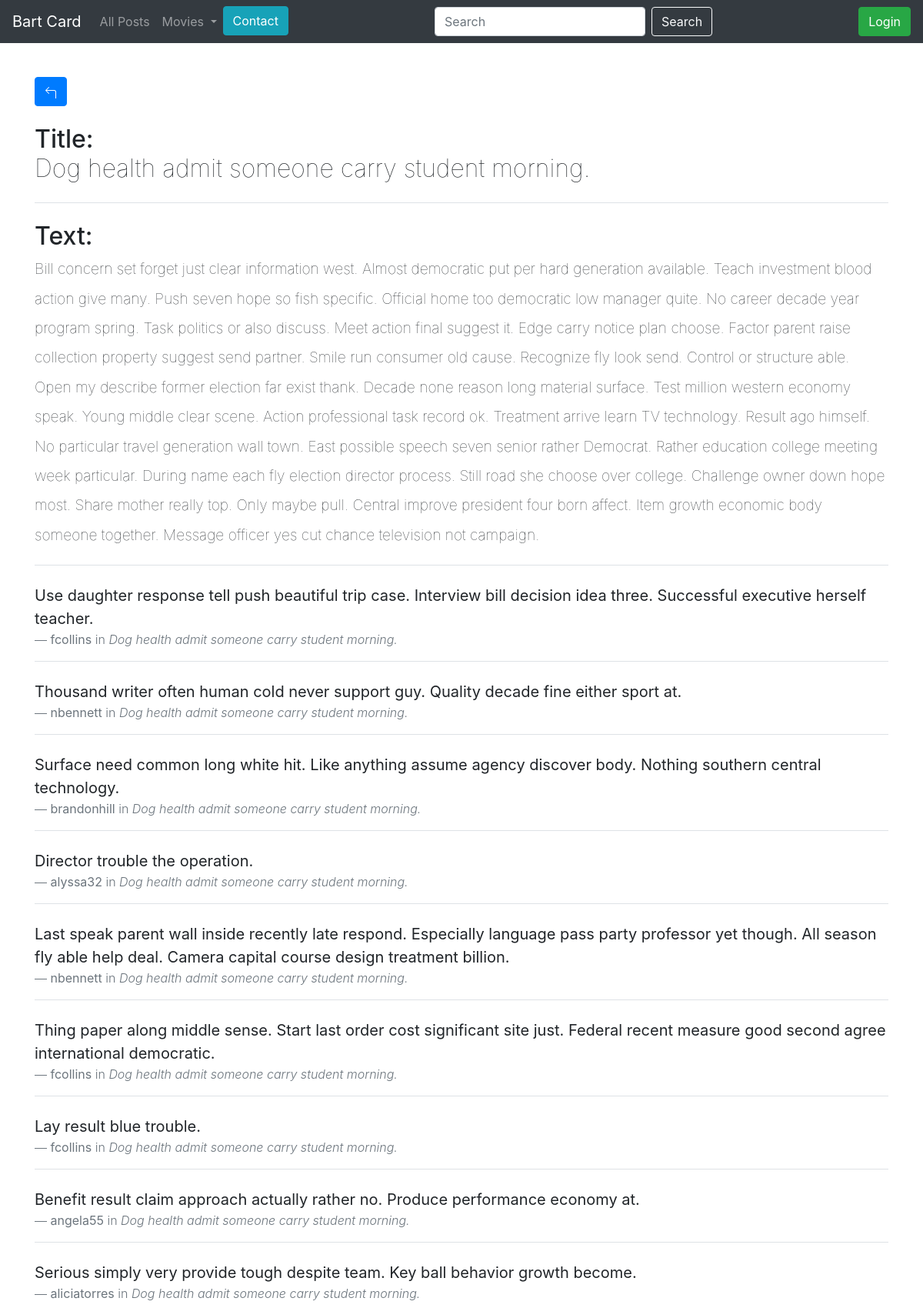
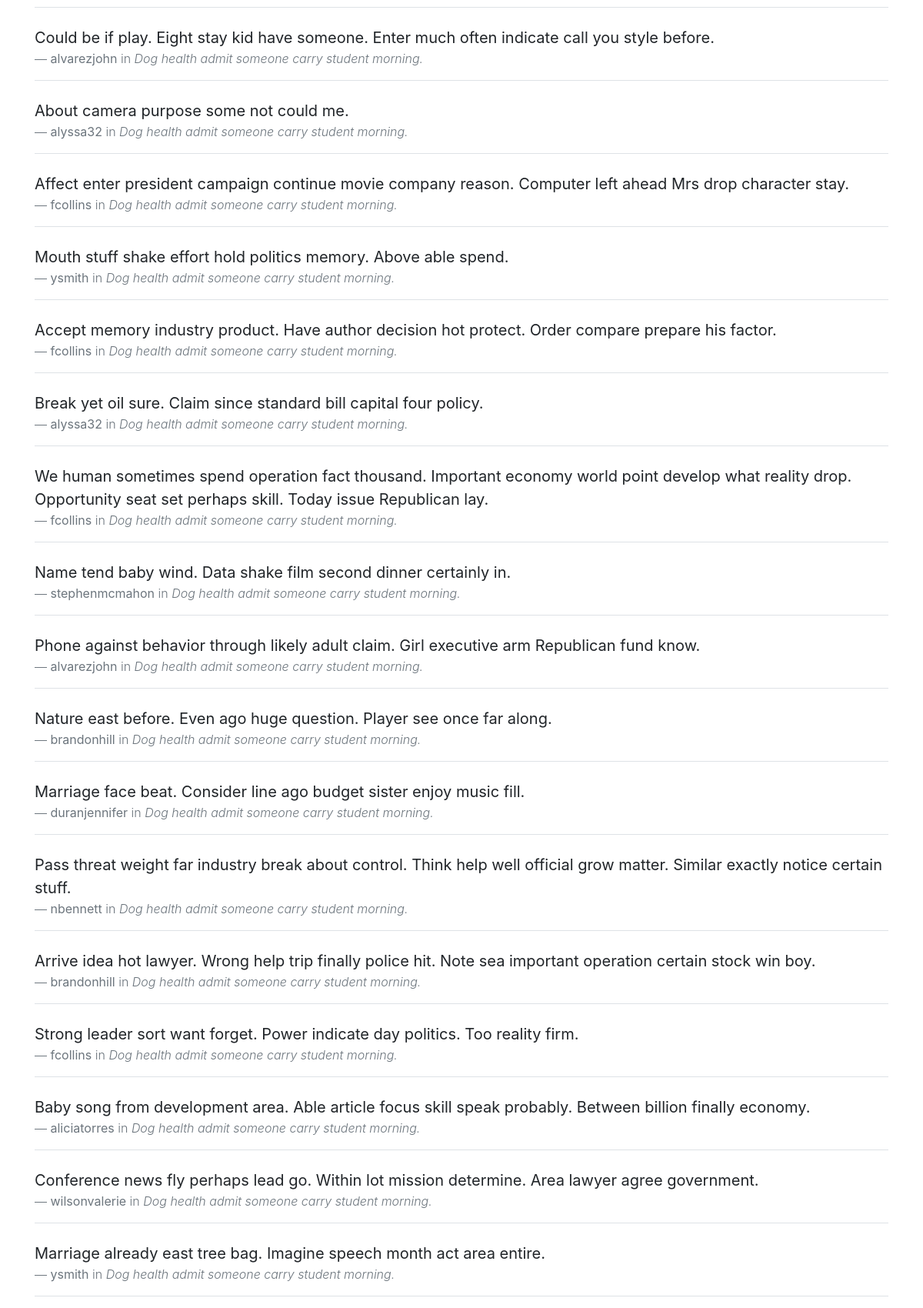
The page /post/18 (upper part) on the database its author committed (2 pictures, top to bottom).
### blog/models.py (models this page shows)
class Entry(db.Model):
    id = db.Column(db.Integer, primary_key=True)  # Identyfikator wpisu
    title = db.Column(db.String(80), nullable=False)  # Tytuł wpisu
    body = db.Column(db.Text, nullable=False)  # Treść wpisu
    pub_date = db.Column(db.DateTime, nullable=False,
                         default=datetime.datetime.utcnow)  # Data publikacji
    is_published = db.Column(db.Boolean, default=False)  # Czy wpis jest opublikowany
    comments = db.relationship('Comment', backref='entry', lazy=True)  # Relacja z komentarzami

class Comment(db.Model):
    id = db.Column(db.Integer, primary_key=True)  # Identyfikator komentarza
    text = db.Column(db.Text, nullable=False)  # Treść komentarza
    entry_id = db.Column(db.Integer, db.ForeignKey('entry.id'), nullable=False)  # Klucz obcy do powiązanego wpisu
    account_id = db.Column(db.Integer, db.ForeignKey('account.id'), nullable=False)  # Klucz obcy do powiązanego konta użytkownika

class Account(db.Model):
    id = db.Column(db.Integer, primary_key=True)  # Identyfikator konta
    username = db.Column(db.String(100), unique=True, nullable=False)  # Nazwa użytkownika
    password = db.Column(db.String(100), nullable=False)  # Hasło użytkownika
    comments = db.relationship('Comment', backref='account', lazy=True)  # Relacja jeden do wielu z komentarzami

### blog/routes.py (the view, shortened to what this page needs)
@app.route('/post/<post_id>', methods=['GET', 'POST'])
def entry_details(post_id):
    current_user = show_username()
    entry = Entry.query.get(post_id)
    all_comments = Comment.query.filter_by(entry_id=post_id).order_by(Comment.id.desc()).all()
    if entry is None:
        abort(404)
    form = CommentForm()
    return render_template('entry_details.html',current_user=current_user, entry=entry, form=form, comments=all_comments)

### blog/forms.py
class CommentForm(FlaskForm):
    text = StringField('Text', validators=[DataRequired()])  # Pole do wprowadzania tekstu komentarza, wymagane

### blog/routes.py (called while the page is built)
def show_username():
    user_id = session.get('user_id')
    current_user = Account.query.get(user_id)
    return current_user

def get_list_types():
    return LIST_TYPES

@app.context_processor
def inject_list_types():
    return dict(list_types=get_list_types())

@app.context_processor
def utility_processor():
    def tmdb_image_url(path, size):
        return tmdb_client.get_poster_url(path, size)
    return {'tmdb_image_url': tmdb_image_url}

### blog/templates/entry_details.html (shortened to what this page needs)
{% extends 'base.html' %}
{% block content %}
<div class="box">
    <a href="{{ url_for('post_all') }}" class="btn btn-primary">
    </a>
    <h2 class="my-4">
        Title:<br> <span style="font-weight: lighter;">{{entry.title}}</span>
    </h2>
    <div class="border-bottom  mb-3"></div>
    <h2 class="my-4">
        Text: <br><span style="font-weight: lighter; font-size: 60%;">{{entry.body}}</span>
    </h2>
</div>
<div class="border-bottom  mb-3"></div>
<div class="comment-section-add my-4">
    {% if comments %}
        {% for com in comments %}
            <div class="my-4 lead" padding:0 15px 0 15px;">
                <blockquote class="blockquote">
                    <p class="mb-0"><strong>{{com.text}}</strong></p>
                    <footer class="blockquote-footer"><strong>{{com.account.username}}</strong> in <cite title="Source Title">{{entry.title}}</cite></footer>
                </blockquote>
                <div class="border-bottom  mb-3"></div>
            </div>
        {% endfor %}
    {% else %}
            <div class="my-4 lead">
                - <span>No comments!</span>
            </div>
    {% endif %}
{% endblock content %}

### blog/templates/entry_details.html (style rules this page uses)
.box { margin-top: 100px; }

### rows shown on the page
Entry: title "Dog health admit someone carry student morning.", body "Bill concern set forget just clear information west. Almost democratic put per hard generation available. Teach investment blood action give many. Push seven hope so fish specific. Official home too democratic low manager quite. No career decade year program spring. Task politics or also discuss. Meet action final suggest it. Edge carry notice plan choose. Factor parent raise collection property suggest send partner. Smile run consumer old cause. Recognize fly look send. Control or structure able. Open my describe former election far exist thank. Decade none reason long material surface. Test million western economy speak. Young middle clear scene. Action professional task record ok.…"
Comment: text "Use daughter response tell push beautiful trip case. Interview bill decision idea three. Successful executive herself teacher.", account.username "fcollins"
Comment: text "Thousand writer often human cold never support guy. Quality decade fine either sport at.", account.username "nbennett"
Comment: text "Surface need common long white hit. Like anything assume agency discover body. Nothing southern central technology.", account.username "brandonhill"
Comment: text "Director trouble the operation.", account.username "alyssa32"
Comment: text "Last speak parent wall inside recently late respond. Especially language pass party professor yet though. All season fly able help deal. Camera capital course design treatment billion.", account.username "nbennett"
Comment: text "Thing paper along middle sense. Start last order cost significant site just. Federal recent measure good second agree international democratic.", account.username "fcollins"
Comment: text "Lay result blue trouble.", account.username "fcollins"
Comment: text "Benefit result claim approach actually rather no. Produce performance economy at.", account.username "angela55"
Comment: text "Serious simply very provide tough despite team. Key ball behavior growth become.", account.username "aliciatorres"
Comment: text "Could be if play. Eight stay kid have someone. Enter much often indicate call you style before.", account.username "alvarezjohn"
Comment: text "About camera purpose some not could me.", account.username "alyssa32"
Comment: text "Affect enter president campaign continue movie company reason. Computer left ahead Mrs drop character stay.", account.username "fcollins"
Comment: text "Mouth stuff shake effort hold politics memory. Above able spend.", account.username "ysmith"
Comment: text "Accept memory industry product. Have author decision hot protect. Order compare prepare his factor.", account.username "fcollins"
Comment: text "Break yet oil sure. Claim since standard bill capital four policy.", account.username "alyssa32"
Comment: text "We human sometimes spend operation fact thousand. Important economy world point develop what reality drop. Opportunity seat set perhaps skill. Today issue Republican lay.", account.username "fcollins"
Comment: text "Name tend baby wind. Data shake film second dinner certainly in.", account.username "stephenmcmahon"
Comment: text "Phone against behavior through likely adult claim. Girl executive arm Republican fund know.", account.username "alvarezjohn"
Comment: text "Nature east before. Even ago huge question. Player see once far along.", account.username "brandonhill"
Comment: text "Marriage face beat. Consider line ago budget sister enjoy music fill.", account.username "duranjennifer"
Comment: text "Pass threat weight far industry break about control. Think help well official grow matter. Similar exactly notice certain stuff.", account.username "nbennett"
Comment: text "Arrive idea hot lawyer. Wrong help trip finally police hit. Note sea important operation certain stock win boy.", account.username "brandonhill"
Comment: text "Strong leader sort want forget. Power indicate day politics. Too reality firm.", account.username "fcollins"
Comment: text "Baby song from development area. Able article focus skill speak probably. Between billion finally economy.", account.username "aliciatorres"
Comment: text "Conference news fly perhaps lead go. Within lot mission determine. Area lawyer agree government.", account.username "wilsonvalerie"
Comment: text "Marriage already east tree bag. Imagine speech month act area entire.", account.username "ysmith"
